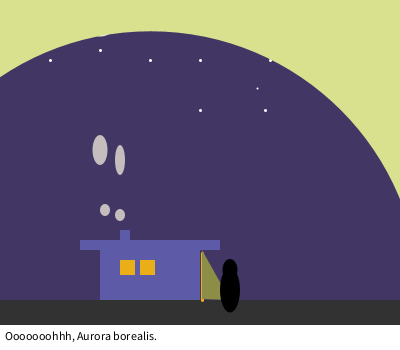
Frame 1 (no input)
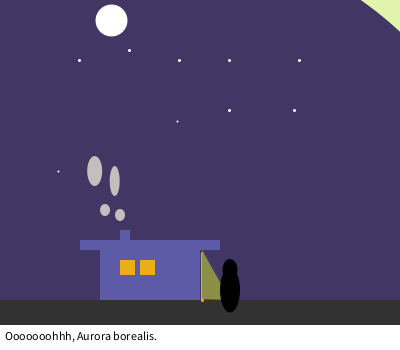
Frame 60 (the mouse pressed at the canvas centre just before this capture)
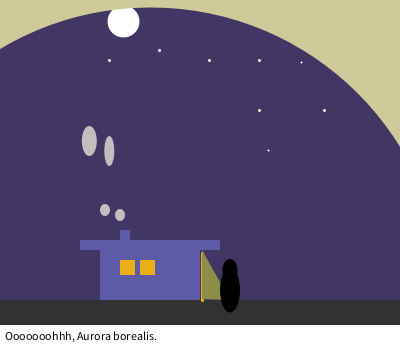
Frame 120 (the mouse held since frame 60 and released just before this capture)

The Processing sketch that drew these frames (run headless with seeded random() and noise(); from frame 60 on, the mouse is pressed at the canvas centre):

// Processing sketch: processing_181211
// ── processing_181211.pde

float moonx = 100;
float moony = 20;

float smokex = 100;
float smokey = 150;

float bearx =50;

void setup()
{
  size(400, 350);
  frameRate (7);
}

void draw() {
  background(#423664);

  //stars
  stroke (255);
  strokeWeight (2);
  point (random (5, 395), random (50, 200));
  strokeWeight (2);
  point (random (5, 395), random (25, 200));

  //grtbear
  strokeWeight (3);
  stroke (255);
  point (bearx, 60);
  point (bearx +50, 50);
  point (bearx +100, 60);
  point (bearx+150, 60);
  point (bearx+220, 60);
  point (bearx+150, 110);
  point (bearx +215, 110);
  
  //moon
  strokeWeight (2);
  fill (255);
  ellipse (moonx, moony, 30, 30); 
  
  //land
  noStroke ();
  fill (50);
  rect (0, 300, width, 50);
  noFill();
  strokeWeight(random(30, 300));
  stroke(random(200, 255), random(200, 255), random(100, 180));

  float rainbow_size = random(800, 300);
  ellipse(150, 300, rainbow_size, rainbow_size);

  //house
  noStroke ();
  fill (#5D5BA7);
  rect (100, 250, 100, 50);
  rect (80, 240, 140, 10);
  rect (120, 230, 10, 20);

  //smoke
  fill (#C6BEBE);
  ellipse (105, 210, 10, 12);
  ellipse (120, 215, 10, 12);

  ellipse (smokex+20, smokey +10, 10, 30);
  ellipse (smokex, smokey, 15, 30);
  fill (#EAAF18);
  rect (120, 260, 15, 15);
  rect (140, 260, 15, 15);

  strokeWeight (3);  
  stroke (#EAAF18);
  line (202, 253, 202, 300);

  //light
  noStroke();
  fill (#8D8E45);
  triangle (202, 250, 202, 299, 230, 300);

  //me
  fill (0);
  ellipse (230, 290, 20, 45);
  ellipse (230, 270, 15, 22);

  //textBox
  fill(255);
  rect (0, 325, width, 25);

  strokeWeight (3);
  stroke (0);
  fill (0);
  text ("Ooooooohhh, Aurora borealis.", 5, 340);

  if (smokey  <  130)
  {
    smokey = 180;
  }
  moonx = moonx +0.2;
  moony = moony + 0.01;
  smokex = smokex - 0.09;
  smokey = smokey - 0.5;
  bearx = bearx + 0.5;
}
